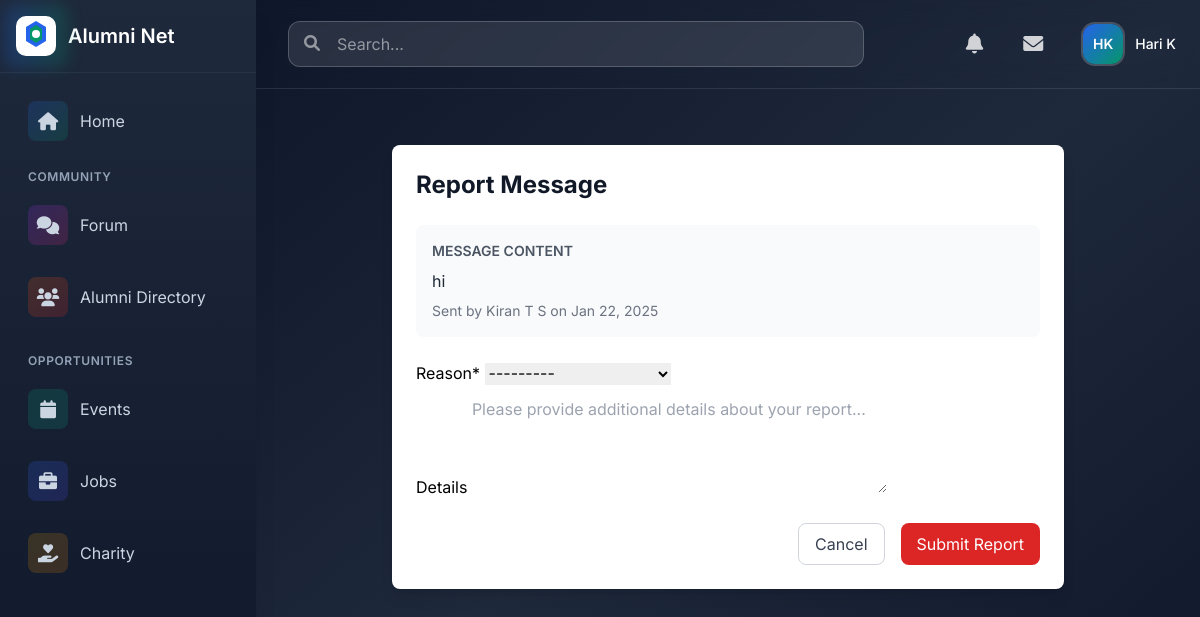
Screenshot of /messaging/report/1/ (signed in) with the database file from the repository.
### users/models.py (models this page shows, shortened)
class User(AbstractUser):
    USER_TYPES = (
        ('admin', 'Admin'),
        ('alumni', 'Alumni'),
        ('student', 'Student'),
    )
    INDUSTRY_CHOICES = (
        ('it', 'Information Technology'),
        ('finance', 'Finance'),
        ('healthcare', 'Healthcare'),
        ('education', 'Education'),
        ('manufacturing', 'Manufacturing'),
        ('retail', 'Retail'),
        ('consulting', 'Consulting'),
        ('marketing', 'Marketing'),
        ('other', 'Other')
    )
    AVAILABILITY_CHOICES = (
        ('available', 'Available for Mentorship'),
        ('limited', 'Limited Availability'),
        ('unavailable', 'Not Available'),
    )
    user_type = models.CharField(max_length=10, choices=USER_TYPES, default='student')
    profile_picture = models.ImageField(upload_to='profile_pics/', null=True, blank=True)
    bio = models.TextField(max_length=500, blank=True)
    graduation_year = models.IntegerField(null=True, blank=True)
    current_job_title = models.CharField(max_length=100, blank=True)
    current_company = models.CharField(max_length=100, blank=True)
    industry = models.CharField(max_length=20, choices=INDUSTRY_CHOICES, blank=True)
    years_of_experience = models.PositiveIntegerField(default=0)
    skills = models.TextField(help_text="Enter skills separated by commas", blank=True)
    achievements = models.TextField(blank=True)
    certifications = models.TextField(help_text="Enter certifications separated by commas", blank=True)
    linkedin_profile = models.URLField(max_length=200, blank=True)
    portfolio_link = models.URLField(max_length=200, blank=True)
    mentorship_availability = models.CharField(
        max_length=20,
        choices=AVAILABILITY_CHOICES,
        blank=True
    )
    email_verified = models.BooleanField(default=False)

### messaging/models.py (models this page shows, shortened)
class Message(models.Model):
    conversation = models.ForeignKey(Conversation, related_name='messages', on_delete=models.CASCADE)
    sender = models.ForeignKey(settings.AUTH_USER_MODEL, related_name='sent_messages', on_delete=models.CASCADE)
    content = models.TextField()
    created_at = models.DateTimeField(auto_now_add=True)
    is_read = models.BooleanField(default=False)
    class Meta:
        ordering = ['created_at']

### messaging/views.py (the view)
# urls.py: path('report/<int:message_id>/', views.report_message, name='report_message'),
@login_required
def report_message(request, message_id):
    message = get_object_or_404(Message, id=message_id)
    if request.method == 'POST':
        form = MessageReportForm(request.POST)
        if form.is_valid():
            report = form.save(commit=False)
            report.message = message
            report.reported_by = request.user
            report.save()
            messages.success(request, 'Message reported successfully.')
            return redirect('messaging:conversation_detail', conversation_id=message.conversation.id)
    else:
        form = MessageReportForm()
    return render(request, 'messaging/report_message.html', {
        'form': form,
        'message': message
    })

### messaging/forms.py
class MessageReportForm(forms.ModelForm):
    class Meta:
        model = MessageReport
        fields = ['reason', 'details']
        widgets = {
            'details': forms.Textarea(attrs={
                'rows': 4,
                'placeholder': 'Please provide additional details about your report...'
            })
        }

### forum/templatetags/user_tags.py (called while the page is built)
@register.filter
def get_initials(user):
    if user.get_full_name():
        names = user.get_full_name().split()
        initials = ''.join(name[0].upper() for name in names if name)
    else:
        initials = user.username[0:2].upper()
    return initials

### messaging/context_processors.py (called while the page is built)
def unread_message_count(request):
    if request.user.is_authenticated:
        count = Message.objects.filter(
            conversation__participants=request.user,
            sender__in=request.user.conversations.values_list('participants', flat=True),
            is_read=False
        ).exclude(sender=request.user).count()
        return {'unread_message_count': count}
    return {'unread_message_count': 0}

### messaging/templatetags/message_tags.py (called while the page is built)
@register.inclusion_tag('messaging/tags/message_badge.html')
def message_badge(user=None):
    if not user or not user.is_authenticated:
        return {'unread_count': 0}
    conversations = Conversation.objects.filter(participants=user)
    unread_count = Message.objects.filter(
        conversation__in=conversations,
        is_read=False
    ).exclude(sender=user).count()
    return {'unread_count': unread_count}

### notifications/context_processors.py (called while the page is built)
def notification_count(request):
    if request.user.is_authenticated:
        unread_count = request.user.notifications.filter(read=False).count()
        return {'unread_notification_count': unread_count}
    return {'unread_notification_count': 0}

### notifications/templatetags/notification_tags.py (called while the page is built)
@register.inclusion_tag('notifications/notification_badge.html', takes_context=True)
def notification_badge(context):
    user = context['user']
    unread_count = 0
    if user.is_authenticated:
        unread_count = Notification.objects.filter(recipient=user, read=False).count()
    return {'unread_count': unread_count}

### messaging/templates/messaging/report_message.html (shortened to what this page needs)
{% extends "base.html" %}
{% load crispy_forms_tags %}
{% block content %}
<div class="container mx-auto px-4 py-8">
    <div class="max-w-2xl mx-auto">
        <div class="bg-white rounded-lg shadow-lg p-6">
            <h1 class="text-2xl font-bold text-gray-900 mb-6">Report Message</h1>
            <div class="mb-6 p-4 bg-gray-50 rounded-lg">
                <h2 class="text-sm font-semibold text-gray-600 uppercase mb-2">Message Content</h2>
                <p class="text-gray-800">{{ message.content }}</p>
                <p class="text-sm text-gray-500 mt-2">
                    Sent by {{ message.sender.get_full_name }} on {{ message.created_at|date:"M d, Y" }}
                </p>
            </div>
            <form method="post">
                {{ form|crispy }}
                <div class="mt-6 flex justify-end space-x-4">
                    <a href="{% url 'messaging:conversation_detail' message.conversation.id %}"
                       class="px-4 py-2 border border-gray-300 rounded-lg text-gray-700 hover:bg-gray-50">
                        Cancel
                    </a>
                    <button type="submit"
                            class="px-4 py-2 bg-red-600 text-white rounded-lg hover:bg-red-700">
                        Submit Report
                    </button>
                </div>
            </form>
        </div>
    </div>
</div>
{% endblock %}

### templates/base.html (shortened to what this page needs)
{% load user_tags %}
{% load notification_tags %}
{% load message_tags %}
<!DOCTYPE html>
<html lang="en">
<head>
    <script src="https://cdn.tailwindcss.com"></script>
    <link rel="stylesheet" href="https://cdnjs.cloudflare.com/ajax/libs/font-awesome/6.0.0/css/all.min.css">
</head>
<body class="font-[Inter] bg-slate-900">
    <div class="min-h-screen flex flex-col md:flex-row">
        <aside class="fixed inset-y-0 left-0 bg-gradient-to-b from-slate-800 to-slate-900 shadow-xl w-64 transform -translate-x-full md:translate-x-0 transition-transform duration-300 ease-in-out z-30"
               id="sidebar">
            <div class="flex items-center justify-between p-4 border-b border-slate-700/50">
                <a href="/" class="hidden md:flex items-center space-x-3 group">
                    <div class="relative">
                        <div class="absolute -inset-3 bg-gradient-to-r from-blue-600 to-emerald-600 rounded-xl opacity-25 group-hover:opacity-40 blur transition duration-200"></div>
                    </div>
                    <span class="text-xl font-semibold text-white">Alumni Net</span>
                </a>
            </div>
            <nav class="p-4 space-y-4">
                {% if user.is_authenticated %}
                    <a href="{% url 'home' %}"
                       class="flex items-center space-x-3 p-3 rounded-xl hover:bg-white/10 text-slate-300 hover:text-white transition-all duration-200 group">
                        <div class="w-10 h-10 flex items-center justify-center rounded-lg bg-gradient-to-br from-blue-600/20 to-emerald-600/20 group-hover:from-blue-600/30 group-hover:to-emerald-600/30">
                            <i class="fas fa-home text-lg"></i>
                        </div>
                        <span>Home</span>
                    </a>
                    <div class="space-y-6">
                        <div class="space-y-2">
                            <p class="px-3 text-xs font-semibold text-slate-400 uppercase tracking-wider">Community</p>
                            <a href="{% url 'forum:category_list' %}"
                               class="flex items-center space-x-3 p-3 rounded-xl hover:bg-white/10 text-slate-300 hover:text-white transition-all duration-200 group">
                                <div class="w-10 h-10 flex items-center justify-center rounded-lg bg-gradient-to-br from-purple-600/20 to-pink-600/20 group-hover:from-purple-600/30 group-hover:to-pink-600/30">
                                    <i class="fas fa-comments text-lg"></i>
                                </div>
                                <span>Forum</span>
                            </a>
                            <a href="{% url 'users:alumni_directory' %}"
                               class="flex items-center space-x-3 p-3 rounded-xl hover:bg-white/10 text-slate-300 hover:text-white transition-all duration-200 group">
                                <div class="w-10 h-10 flex items-center justify-center rounded-lg bg-gradient-to-br from-orange-600/20 to-red-600/20 group-hover:from-orange-600/30 group-hover:to-red-600/30">
                                    <i class="fas fa-users text-lg"></i>
                                </div>
                                <span>Alumni Directory</span>
                            </a>
                        </div>
                        <div class="space-y-2">
                            <p class="px-3 text-xs font-semibold text-slate-400 uppercase tracking-wider">Opportunities</p>
                            <a href="{% url 'event_list' %}"
                               class="flex items-center space-x-3 p-3 rounded-xl hover:bg-white/10 text-slate-300 hover:text-white transition-all duration-200 group">
                                <div class="w-10 h-10 flex items-center justify-center rounded-lg bg-gradient-to-br from-emerald-600/20 to-teal-600/20 group-hover:from-emerald-600/30 group-hover:to-teal-600/30">
                                    <i class="fas fa-calendar text-lg"></i>
                                </div>
                                <span>Events</span>
                            </a>
                            <a href="{% url 'job_list' %}"
                               class="flex items-center space-x-3 p-3 rounded-xl hover:bg-white/10 text-slate-300 hover:text-white transition-all duration-200 group">
                                <div class="w-10 h-10 flex items-center justify-center rounded-lg bg-gradient-to-br from-blue-600/20 to-indigo-600/20 group-hover:from-blue-600/30 group-hover:to-indigo-600/30">
                                    <i class="fas fa-briefcase text-lg"></i>
                                </div>
                                <span>Jobs</span>
                            </a>
                            <a href="{% url 'fund_list' %}"
   class="flex items-center space-x-3 p-3 rounded-xl hover:bg-white/10 text-slate-300 hover:text-white transition-all duration-200 group">
    <div class="w-10 h-10 flex items-center justify-center rounded-lg bg-gradient-to-br from-yellow-600/20 to-amber-600/20 group-hover:from-yellow-600/30 group-hover:to-amber-600/30">
        <i class="fas fa-hand-holding-heart text-lg"></i>
    </div>
    <span>Charity</span>
</a>
                        </div>
                    </div>
                {% endif %}
            </nav>
        </aside>
        <div class="flex-1 md:ml-64 relative bg-gradient-to-br from-slate-900 via-slate-800 to-slate-900">
            <header class="sticky top-0 z-20 backdrop-blur-md border-b border-white/10">
                <div class="relative flex items-center justify-between p-4 text-white">
                    <div class="hidden md:flex items-center flex-1 max-w-xl mx-4">
                        <div class="relative w-full group">
                            <input type="text" placeholder="Search..."
                                   class="w-full pl-12 pr-4 py-2.5 rounded-xl bg-white/10 border border-white/20 text-white placeholder-white/50 focus:border-white/30 focus:ring-4 focus:ring-white/10 transition-all duration-200">
                            <i class="fas fa-search absolute left-4 top-3.5 text-white/50 group-hover:text-white/70"></i>
                        </div>
                    </div>
                    <div class="flex items-center space-x-3 md:space-x-6">
                        {% if user.is_authenticated %}
                            <a href="{% url 'notifications:notification_list' %}" class="relative p-2 text-white/80 hover:text-white rounded-xl hover:bg-white/10 transition-colors duration-200">
                                <i class="fas fa-bell text-xl"></i>
                            </a>
                            <a href="{% url 'messaging:conversation_list' %}"
                               class="relative p-2 text-white/80 hover:text-white rounded-xl hover:bg-white/10 transition-colors duration-200">
                                <i class="fas fa-envelope text-xl"></i>
                            </a>
                            <div class="relative"
                                 x-data="{ open: false }"
                                 @keydown.escape.stop="open = false"
                                 @click.away="open = false">
                                <button @click="open = !open"
                                        class="flex items-center space-x-3 p-2 rounded-xl hover:bg-white/10 transition-all duration-200"
                                        :aria-expanded="open">
                                    <div class="relative">
                                        <div class="w-10 h-10 rounded-xl overflow-hidden ring-2 ring-white/20">
                                            {% if user.profile_picture %}
                                                <img src="{{ user.profile_picture.url }}"
                                                     alt="Profile"
                                                     class="h-full w-full object-cover">
                                            {% else %}
                                                <div class="profile-initials w-full h-full flex items-center justify-center bg-gradient-to-br from-blue-600 to-emerald-600">
                                                    <span class="text-white text-sm font-semibold">{{ user|get_initials }}</span>
                                                </div>
                                            {% endif %}
                                        </div>
                                    </div>
                                    <span class="text-sm font-medium text-white">{{ user.get_full_name|default:user.username }}</span>
                                </button>
                            </div>
                        {% endif %}
                    </div>
                </div>
            </header>
            <main class="relative p-4 md:p-6">
                {% block content %}{% endblock %}
            </main>
        </div>
    </div>
</body>
</html>

### templates/base.html (style rules this page uses)
.profile-initials { @apply w-full h-full flex items-center justify-center bg-gradient-to-br from-blue-600 to-emerald-600 text-white font-semibold text-lg; }

### rows the page displays
User: first_name+last_name "HK", get_full_name "Hari K"
Message: content "hi", sender.get_full_name "Kiran T S", created_at "Jan 22, 2025"
